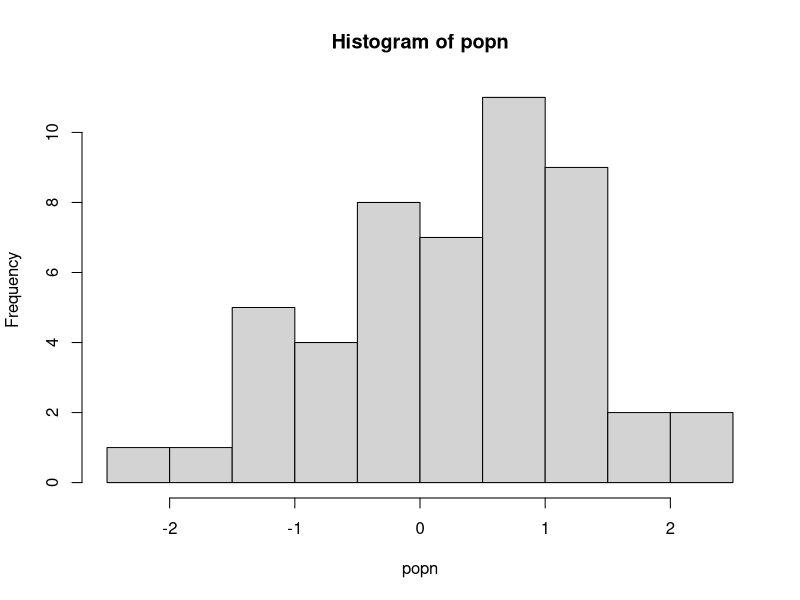

Here is the R script that generated this plot:
doit <- function(x) {
    temp_x <- sample(x, replace = TRUE)
    if(length(unique(temp_x))>30){
        print(paste("Mean of this sample was:", as.character(mean(temp_x))))
    }else{
        stop("Couldn't calculate mean: too few unique values!")
    }
}

popn <- rnorm(50)
hist(popn)
result <- lapply(1:15, function(i) try(doit(popn), FALSE))
result <- vector("list",15)
for (i in 1:15) {
    result[[i]] <- try(doit(popn), FALSE)
}